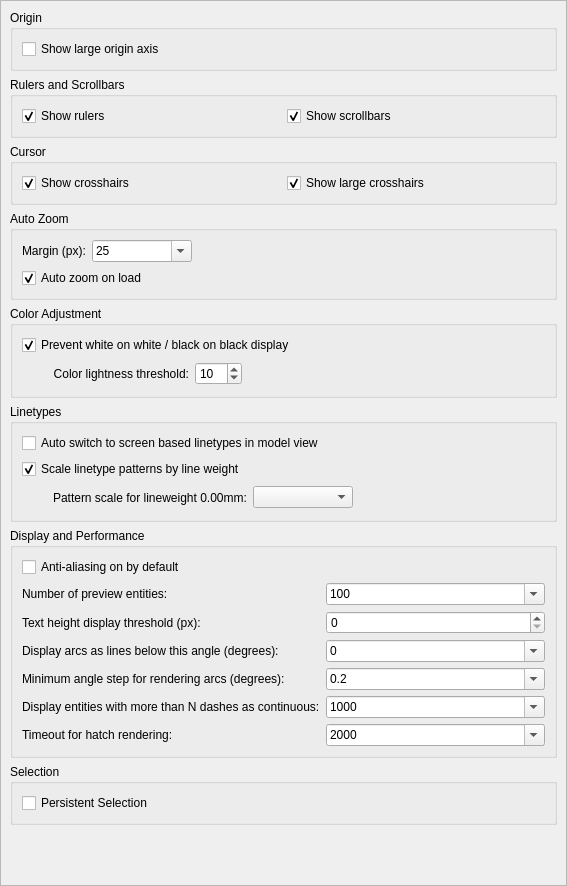
<?xml version="1.0" encoding="UTF-8"?>
<ui version="4.0">
 <class>GraphicsView</class>
 <widget class="QScrollArea" name="GraphicsView">
  <property name="geometry">
   <rect>
    <x>0</x>
    <y>0</y>
    <width>567</width>
    <height>886</height>
   </rect>
  </property>
  <property name="windowTitle">
   <string notr="true"/>
  </property>
  <property name="widgetResizable">
   <bool>true</bool>
  </property>
  <widget class="QWidget" name="scrollAreaWidgetContents">
   <property name="geometry">
    <rect>
     <x>0</x>
     <y>0</y>
     <width>565</width>
     <height>884</height>
    </rect>
   </property>
   <layout class="QVBoxLayout" name="verticalLayout_2">
    <item>
     <widget class="QGroupBox" name="Origin">
      <property name="title">
       <string>Origin</string>
      </property>
      <layout class="QVBoxLayout" name="verticalLayout">
       <item>
        <widget class="QCheckBox" name="ShowLargeOriginAxis">
         <property name="text">
          <string>Show large origin axis</string>
         </property>
         <property name="checked">
          <bool>false</bool>
         </property>
        </widget>
       </item>
      </layout>
     </widget>
    </item>
    <item>
     <widget class="QGroupBox" name="groupBox">
      <property name="title">
       <string>Rulers and Scrollbars</string>
      </property>
      <layout class="QHBoxLayout" name="horizontalLayout_2">
       <item>
        <widget class="QCheckBox" name="ShowRulers">
         <property name="text">
          <string>Show rulers</string>
         </property>
         <property name="checked">
          <bool>true</bool>
         </property>
        </widget>
       </item>
       <item>
        <widget class="QCheckBox" name="ShowScrollBars">
         <property name="text">
          <string>Show scrollbars</string>
         </property>
         <property name="checked">
          <bool>true</bool>
         </property>
        </widget>
       </item>
      </layout>
     </widget>
    </item>
    <item>
     <widget class="QGroupBox" name="groupBox_2">
      <property name="title">
       <string>Cursor</string>
      </property>
      <layout class="QHBoxLayout" name="horizontalLayout_3">
       <item>
        <widget class="QCheckBox" name="ShowCrosshair">
         <property name="text">
          <string>Show crosshairs</string>
         </property>
         <property name="checked">
          <bool>true</bool>
         </property>
        </widget>
       </item>
       <item>
        <widget class="QCheckBox" name="ShowLargeCrosshair">
         <property name="text">
          <string>Show large crosshairs</string>
         </property>
         <property name="checked">
          <bool>true</bool>
         </property>
        </widget>
       </item>
      </layout>
     </widget>
    </item>
    <item>
     <widget class="QGroupBox" name="groupBox_6">
      <property name="title">
       <string>Auto Zoom</string>
      </property>
      <layout class="QVBoxLayout" name="verticalLayout_4">
       <item>
        <layout class="QHBoxLayout" name="horizontalLayout">
         <item>
          <widget class="QLabel" name="label">
           <property name="text">
            <string>Margin (px):</string>
           </property>
          </widget>
         </item>
         <item>
          <widget class="QComboBox" name="Margin">
           <property name="sizePolicy">
            <sizepolicy hsizetype="Preferred" vsizetype="Fixed">
             <horstretch>0</horstretch>
             <verstretch>0</verstretch>
            </sizepolicy>
           </property>
           <property name="minimumSize">
            <size>
             <width>100</width>
             <height>0</height>
            </size>
           </property>
           <property name="editable">
            <bool>true</bool>
           </property>
           <property name="currentIndex">
            <number>2</number>
           </property>
           <item>
            <property name="text">
             <string notr="true">0</string>
            </property>
           </item>
           <item>
            <property name="text">
             <string notr="true">10</string>
            </property>
           </item>
           <item>
            <property name="text">
             <string notr="true">25</string>
            </property>
           </item>
           <item>
            <property name="text">
             <string notr="true">50</string>
            </property>
           </item>
           <item>
            <property name="text">
             <string notr="true">100</string>
            </property>
           </item>
          </widget>
         </item>
         <item>
          <spacer name="horizontalSpacer_3">
           <property name="orientation">
            <enum>Qt::Horizontal</enum>
           </property>
           <property name="sizeHint" stdset="0">
            <size>
             <width>40</width>
             <height>20</height>
            </size>
           </property>
          </spacer>
         </item>
        </layout>
       </item>
       <item>
        <widget class="QCheckBox" name="AutoZoomOnLoad">
         <property name="text">
          <string>Auto zoom on load</string>
         </property>
         <property name="checked">
          <bool>true</bool>
         </property>
        </widget>
       </item>
      </layout>
     </widget>
    </item>
    <item>
     <widget class="QGroupBox" name="groupBox_4">
      <property name="title">
       <string>Color Adjustment</string>
      </property>
      <layout class="QGridLayout" name="gridLayout">
       <item row="0" column="0" colspan="4">
        <widget class="QCheckBox" name="ColorCorrection">
         <property name="text">
          <string>Prevent white on white / black on black display</string>
         </property>
         <property name="checked">
          <bool>true</bool>
         </property>
        </widget>
       </item>
       <item row="1" column="0">
        <widget class="QWidget" name="widget" native="true">
         <property name="sizePolicy">
          <sizepolicy hsizetype="Fixed" vsizetype="Fixed">
           <horstretch>0</horstretch>
           <verstretch>0</verstretch>
          </sizepolicy>
         </property>
         <property name="minimumSize">
          <size>
           <width>25</width>
           <height>25</height>
          </size>
         </property>
        </widget>
       </item>
       <item row="1" column="1">
        <widget class="QLabel" name="label_2">
         <property name="text">
          <string>Color lightness threshold:</string>
         </property>
         <property name="alignment">
          <set>Qt::AlignRight|Qt::AlignTrailing|Qt::AlignVCenter</set>
         </property>
        </widget>
       </item>
       <item row="1" column="2">
        <widget class="QSpinBox" name="ColorThreshold">
         <property name="maximum">
          <number>254</number>
         </property>
         <property name="value">
          <number>10</number>
         </property>
        </widget>
       </item>
       <item row="1" column="3">
        <spacer name="horizontalSpacer">
         <property name="orientation">
          <enum>Qt::Horizontal</enum>
         </property>
         <property name="sizeHint" stdset="0">
          <size>
           <width>249</width>
           <height>22</height>
          </size>
         </property>
        </spacer>
       </item>
      </layout>
     </widget>
    </item>
    <item>
     <widget class="QGroupBox" name="groupBox_3">
      <property name="title">
       <string>Linetypes</string>
      </property>
      <layout class="QGridLayout" name="gridLayout_2">
       <item row="0" column="0" colspan="3">
        <widget class="QCheckBox" name="AutoSwitchLinetypes">
         <property name="toolTip">
          <string>Automatically use screen based linetypes in model view</string>
         </property>
         <property name="text">
          <string>Auto switch to screen based linetypes in model view</string>
         </property>
        </widget>
       </item>
       <item row="1" column="0" colspan="3">
        <widget class="QCheckBox" name="AutoScaleLinetypePatterns">
         <property name="text">
          <string>Scale linetype patterns by line weight</string>
         </property>
         <property name="checked">
          <bool>true</bool>
         </property>
        </widget>
       </item>
       <item row="2" column="0">
        <widget class="QWidget" name="widget_2" native="true">
         <property name="sizePolicy">
          <sizepolicy hsizetype="Fixed" vsizetype="Fixed">
           <horstretch>0</horstretch>
           <verstretch>0</verstretch>
          </sizepolicy>
         </property>
         <property name="minimumSize">
          <size>
           <width>25</width>
           <height>25</height>
          </size>
         </property>
        </widget>
       </item>
       <item row="2" column="1">
        <widget class="QLabel" name="label_5">
         <property name="text">
          <string>Pattern scale for lineweight 0.00mm:</string>
         </property>
        </widget>
       </item>
       <item row="2" column="2">
        <widget class="RLineweightCombo" name="ZeroWeightWeight">
         <property name="minimumSize">
          <size>
           <width>100</width>
           <height>0</height>
          </size>
         </property>
         <property name="onlyFixed" stdset="0">
          <bool>true</bool>
         </property>
        </widget>
       </item>
       <item row="2" column="3">
        <spacer name="horizontalSpacer_2">
         <property name="orientation">
          <enum>Qt::Horizontal</enum>
         </property>
         <property name="sizeHint" stdset="0">
          <size>
           <width>40</width>
           <height>20</height>
          </size>
         </property>
        </spacer>
       </item>
      </layout>
     </widget>
    </item>
    <item>
     <widget class="QGroupBox" name="groupBox_8">
      <property name="title">
       <string>Display and Performance</string>
      </property>
      <layout class="QFormLayout" name="formLayout_2">
       <item row="1" column="0">
        <widget class="QLabel" name="label_15">
         <property name="text">
          <string>Number of preview entities:</string>
         </property>
        </widget>
       </item>
       <item row="1" column="1">
        <widget class="QComboBox" name="PreviewEntities">
         <property name="minimumSize">
          <size>
           <width>100</width>
           <height>0</height>
          </size>
         </property>
         <property name="editable">
          <bool>true</bool>
         </property>
         <property name="currentIndex">
          <number>3</number>
         </property>
         <item>
          <property name="text">
           <string notr="true">0</string>
          </property>
         </item>
         <item>
          <property name="text">
           <string notr="true">25</string>
          </property>
         </item>
         <item>
          <property name="text">
           <string notr="true">50</string>
          </property>
         </item>
         <item>
          <property name="text">
           <string notr="true">100</string>
          </property>
         </item>
         <item>
          <property name="text">
           <string notr="true">250</string>
          </property>
         </item>
         <item>
          <property name="text">
           <string notr="true">500</string>
          </property>
         </item>
         <item>
          <property name="text">
           <string notr="true">1000</string>
          </property>
         </item>
        </widget>
       </item>
       <item row="2" column="0">
        <widget class="QLabel" name="label_3">
         <property name="text">
          <string>Text height display threshold (px):</string>
         </property>
         <property name="alignment">
          <set>Qt::AlignLeading|Qt::AlignLeft|Qt::AlignVCenter</set>
         </property>
        </widget>
       </item>
       <item row="2" column="1">
        <widget class="QSpinBox" name="TextHeightThreshold"/>
       </item>
       <item row="4" column="0">
        <widget class="QLabel" name="label_4">
         <property name="text">
          <string>Display arcs as lines below this angle (degrees):</string>
         </property>
        </widget>
       </item>
       <item row="4" column="1">
        <widget class="QComboBox" name="ArcAngleLengthThreshold">
         <property name="editable">
          <bool>true</bool>
         </property>
         <item>
          <property name="text">
           <string notr="true">0</string>
          </property>
         </item>
         <item>
          <property name="text">
           <string notr="true">0.5</string>
          </property>
         </item>
         <item>
          <property name="text">
           <string notr="true">1.0</string>
          </property>
         </item>
         <item>
          <property name="text">
           <string notr="true">1.5</string>
          </property>
         </item>
         <item>
          <property name="text">
           <string notr="true">2.0</string>
          </property>
         </item>
         <item>
          <property name="text">
           <string notr="true">2.5</string>
          </property>
         </item>
         <item>
          <property name="text">
           <string notr="true">3.0</string>
          </property>
         </item>
         <item>
          <property name="text">
           <string notr="true">3.5</string>
          </property>
         </item>
         <item>
          <property name="text">
           <string notr="true">4.0</string>
          </property>
         </item>
         <item>
          <property name="text">
           <string notr="true">4.5</string>
          </property>
         </item>
         <item>
          <property name="text">
           <string notr="true">5.0</string>
          </property>
         </item>
        </widget>
       </item>
       <item row="6" column="0">
        <widget class="QLabel" name="label_6">
         <property name="text">
          <string>Display entities with more than N dashes as continuous:</string>
         </property>
        </widget>
       </item>
       <item row="6" column="1">
        <widget class="QComboBox" name="DashThreshold">
         <property name="editable">
          <bool>true</bool>
         </property>
         <property name="currentIndex">
          <number>1</number>
         </property>
         <item>
          <property name="text">
           <string notr="true">500</string>
          </property>
         </item>
         <item>
          <property name="text">
           <string notr="true">1000</string>
          </property>
         </item>
         <item>
          <property name="text">
           <string notr="true">5000</string>
          </property>
         </item>
         <item>
          <property name="text">
           <string notr="true">10000</string>
          </property>
         </item>
         <item>
          <property name="text">
           <string notr="true">100000</string>
          </property>
         </item>
        </widget>
       </item>
       <item row="5" column="0">
        <widget class="QLabel" name="label_7">
         <property name="text">
          <string>Minimum angle step for rendering arcs (degrees):</string>
         </property>
        </widget>
       </item>
       <item row="5" column="1">
        <widget class="QComboBox" name="MinArcAngleStep">
         <property name="editable">
          <bool>true</bool>
         </property>
         <property name="currentIndex">
          <number>6</number>
         </property>
         <item>
          <property name="text">
           <string notr="true">0</string>
          </property>
         </item>
         <item>
          <property name="text">
           <string notr="true">0.0001</string>
          </property>
         </item>
         <item>
          <property name="text">
           <string notr="true">0.001</string>
          </property>
         </item>
         <item>
          <property name="text">
           <string notr="true">0.01</string>
          </property>
         </item>
         <item>
          <property name="text">
           <string notr="true">0.05</string>
          </property>
         </item>
         <item>
          <property name="text">
           <string notr="true">0.1</string>
          </property>
         </item>
         <item>
          <property name="text">
           <string notr="true">0.2</string>
          </property>
         </item>
         <item>
          <property name="text">
           <string notr="true">0.5</string>
          </property>
         </item>
         <item>
          <property name="text">
           <string notr="true">1</string>
          </property>
         </item>
         <item>
          <property name="text">
           <string notr="true">2</string>
          </property>
         </item>
         <item>
          <property name="text">
           <string notr="true">3</string>
          </property>
         </item>
         <item>
          <property name="text">
           <string notr="true">4</string>
          </property>
         </item>
         <item>
          <property name="text">
           <string notr="true">5</string>
          </property>
         </item>
        </widget>
       </item>
       <item row="0" column="0">
        <widget class="QCheckBox" name="Antialiasing">
         <property name="text">
          <string>Anti-aliasing on by default</string>
         </property>
        </widget>
       </item>
       <item row="7" column="0">
        <widget class="QLabel" name="label_8">
         <property name="text">
          <string>Timeout for hatch rendering:</string>
         </property>
        </widget>
       </item>
       <item row="7" column="1">
        <widget class="QComboBox" name="MaxHatchTime">
         <property name="editable">
          <bool>true</bool>
         </property>
         <property name="currentIndex">
          <number>5</number>
         </property>
         <item>
          <property name="text">
           <string notr="true">125</string>
          </property>
         </item>
         <item>
          <property name="text">
           <string notr="true">250</string>
          </property>
         </item>
         <item>
          <property name="text">
           <string notr="true">500</string>
          </property>
         </item>
         <item>
          <property name="text">
           <string notr="true">1000</string>
          </property>
         </item>
         <item>
          <property name="text">
           <string notr="true">1500</string>
          </property>
         </item>
         <item>
          <property name="text">
           <string notr="true">2000</string>
          </property>
         </item>
         <item>
          <property name="text">
           <string notr="true">2500</string>
          </property>
         </item>
         <item>
          <property name="text">
           <string notr="true">5000</string>
          </property>
         </item>
         <item>
          <property name="text">
           <string notr="true">10000</string>
          </property>
         </item>
        </widget>
       </item>
      </layout>
     </widget>
    </item>
    <item>
     <widget class="QGroupBox" name="groupBox_7">
      <property name="title">
       <string>Selection</string>
      </property>
      <layout class="QVBoxLayout" name="verticalLayout_3">
       <item>
        <widget class="QCheckBox" name="PersistentSelection">
         <property name="text">
          <string>Persistent Selection</string>
         </property>
        </widget>
       </item>
      </layout>
     </widget>
    </item>
    <item>
     <spacer name="verticalSpacer">
      <property name="orientation">
       <enum>Qt::Vertical</enum>
      </property>
      <property name="sizeHint" stdset="0">
       <size>
        <width>20</width>
        <height>49</height>
       </size>
      </property>
     </spacer>
    </item>
   </layout>
  </widget>
 </widget>
 <customwidgets>
  <customwidget>
   <class>RLineweightCombo</class>
   <extends>QComboBox</extends>
   <header>RLineweightCombo.h</header>
  </customwidget>
 </customwidgets>
 <resources/>
 <connections>
  <connection>
   <sender>ShowCrosshair</sender>
   <signal>toggled(bool)</signal>
   <receiver>ShowLargeCrosshair</receiver>
   <slot>setEnabled(bool)</slot>
   <hints>
    <hint type="sourcelabel">
     <x>168</x>
     <y>101</y>
    </hint>
    <hint type="destinationlabel">
     <x>435</x>
     <y>112</y>
    </hint>
   </hints>
  </connection>
  <connection>
   <sender>AutoScaleLinetypePatterns</sender>
   <signal>toggled(bool)</signal>
   <receiver>label_5</receiver>
   <slot>setEnabled(bool)</slot>
   <hints>
    <hint type="sourcelabel">
     <x>215</x>
     <y>356</y>
    </hint>
    <hint type="destinationlabel">
     <x>210</x>
     <y>382</y>
    </hint>
   </hints>
  </connection>
  <connection>
   <sender>AutoScaleLinetypePatterns</sender>
   <signal>toggled(bool)</signal>
   <receiver>ZeroWeightWeight</receiver>
   <slot>setEnabled(bool)</slot>
   <hints>
    <hint type="sourcelabel">
     <x>332</x>
     <y>360</y>
    </hint>
    <hint type="destinationlabel">
     <x>336</x>
     <y>380</y>
    </hint>
   </hints>
  </connection>
 </connections>
</ui>
